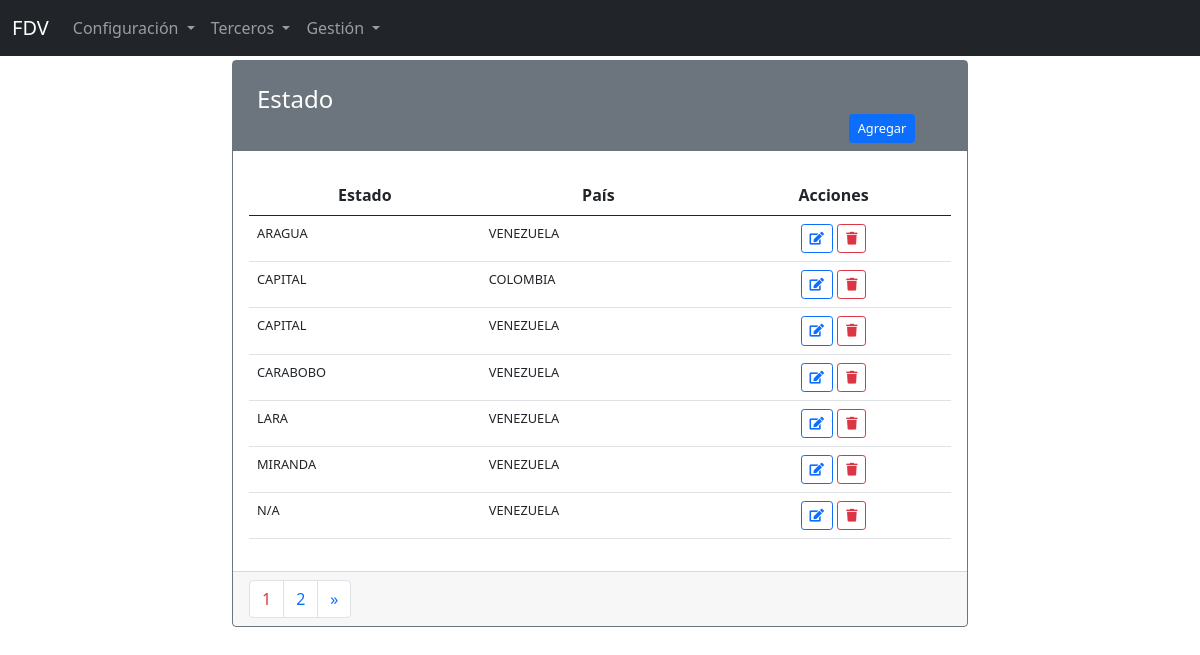
Screenshot of /base/estado with the database file from the repository.
### apps/base/models.py (models this page shows, shortened)
class Estado(models.Model):
    id = models.BigAutoField(primary_key=True)
    nombre = models.CharField(
        verbose_name="Nombre", max_length=50, null=False, blank=False)
    pais = models.ForeignKey(Pais, on_delete=models.PROTECT, default=0, verbose_name="País")
    created_at = models.DateTimeField(auto_now=True)
    updated_at = models.DateTimeField(auto_now_add=True)
    class Meta:
        db_table = "estados"
        verbose_name = "Estado"
        verbose_name_plural = "Estados"
        ordering = ["nombre", "pais"]

class Pais(models.Model):
    id = models.BigAutoField(primary_key=True)
    nombre = models.CharField(
        verbose_name="Nombre", max_length=50, null=False, blank=False)
    created_at = models.DateTimeField(auto_now=True)
    updated_at = models.DateTimeField(auto_now_add=True)
    class Meta:
        db_table = "paises"
        verbose_name = "Pais"
        verbose_name_plural = "Paises"
        ordering = ["nombre"]
    def __str__(self):
        return "%s" % (self.nombre)

### apps/base/views.py (the view)
# urls.py: path('estado', EstadoIndex.as_view(), name='estado-index'),
class EstadoIndex(ListView):
    template_name = 'base/estado/estado_index.html'
    model = Estado
    paginate_by = 7
    context_object_name = 'estados'

### templates/base/estado/estado_index.html (shortened to what this page needs)
{% extends 'layouts/layout.html' %}
{% load static %}
{% block content %}
<div class="container">
    <div class="row">
        <div class="col-12 col-sm-12 col-md-8 offset-md-2">
          <div class="card border-secondary">
            <div class="card-title text-white bg-secondary">
              <h4 class="text-left m-4 mb-0">Estado</h4>
              <div class="container">
              <div class="row">
                <div class="col-2 offset-10 mb-2">
                  <a class="btn btn-primary btn-sm fs-7" href="{% url 'base:estado-create' %}">Agregar</a>
                </div>
              </div>
              </div>
          </div>
            <div class="card-body">
              <table class="table">
                  <thead>
                      <tr>
                          <th scope="col" class="text-center">Estado</th>
                          <th scope="col" class="text-center">País</th>
                          <th scope="col" class="text-center">Acciones</th>
                      </tr>
                  </thead>
                  <tbody>
                      {% if estados %}
                          {% for estado in estados %}
                          <tr>
                              <td class="fs-7">
                                  {{ estado.nombre }}
                              </td>
                              <td class="fs-7">
                                  {{ estado.pais }}
                              </td>
                              <td class="text-center">
                                  <a class="btn btn-outline-primary btn-sm fs-7" href="{% url 'base:estado-edit' estado.id %}"><i class="fas fa-edit"></i></a>
                                  <a class="btn btn-outline-danger btn-sm confirmation fs-7"  onclick="" href="{% url 'base:estado-delete' estado.id %}"><i class="fas fa-trash"></i></a>
                              </td>
                          </tr>
                          {% endfor %}
                      {% endif %}
                  </tbody>
              </table>
            </div>
          <div class="card-footer">
            <nav aria-label="Page navigation example">
            {% if is_paginated %}
            <ul class="pagination mb-0">
            {% for i in paginator.page_range %}
            {% if page_obj.number == i %}
                <li class="page-item"><span class="page-link text-danger">{{ i }} </span></li>
            {% else %}
                <li class="page-item"><a class="page-link" href="?page={{ i }}">{{ i }}</a></li>
            {% endif %}
            {% endfor %}
            {% if page_obj.has_next %}
                <li class="page-item"><a class="page-link" href="?page={{ page_obj.next_page_number }}"><span aria-hidden="true">&raquo;</span></a></li>
            {% endif %}
            </ul>
            {% endif %}
            </nav>
          </div>
        </div>
</div>
{% endblock content %}

### static/css/fa-all.css (style rules this page uses)
.fa, .fas, .far, .fal, .fad, .fab { -moz-osx-font-smoothing: grayscale; -webkit-font-smoothing: antialiased; display: inline-block; font-style: normal; font-variant: normal; text-rendering: auto; line-height: 1; }
.fa-edit:before { content: "\f044"; }
.fa-trash:before { content: "\f1f8"; }

### static/css/app.css (style rules this page uses)
body { padding-top: 60px !important; }
.fs-7 { font-size: 0.8rem; }

### rows the page displays
Estado: nombre "ARAGUA", pais "VENEZUELA"
Estado: nombre "CAPITAL", pais "COLOMBIA"
Estado: nombre "CAPITAL", pais "VENEZUELA"
Estado: nombre "CARABOBO", pais "VENEZUELA"
Estado: nombre "LARA", pais "VENEZUELA"
Estado: nombre "MIRANDA", pais "VENEZUELA"
Estado: nombre "N/A", pais "VENEZUELA"

### other values shown
{{ i }} "1"
{{ i }} "2"
